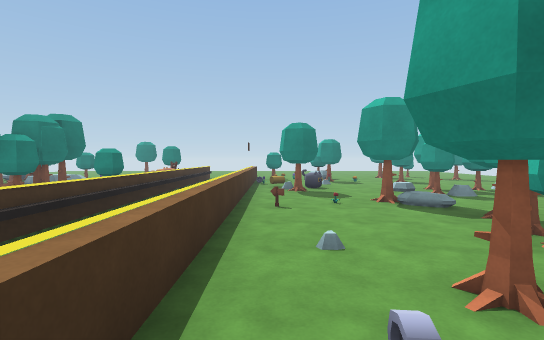
view 1 (above)

17 first-person views from a walk through a scene from a Unity 3-D project. The camera is 1.4 m above the floor, tilts 2° down and sees 85° across. The floor is counted in squares, 2 m on a side. Each view is taken from the middle of a square. On the plan, view 1 faces up. The plan holds only what a view shows up to about 10 squares ahead; the rest is blank. The place goes on beyond the plan. The player is left out. Some surface patterns are stand-ins.

view 2
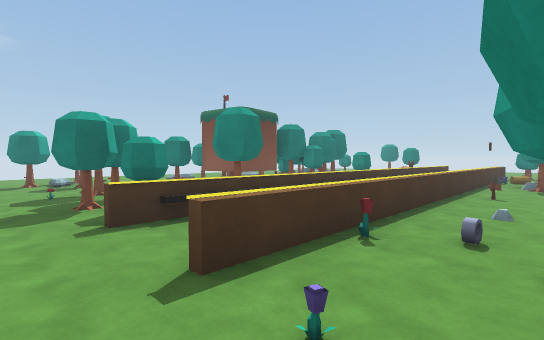

view 3
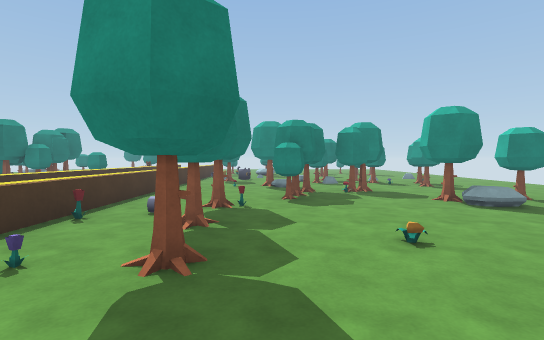

view 4
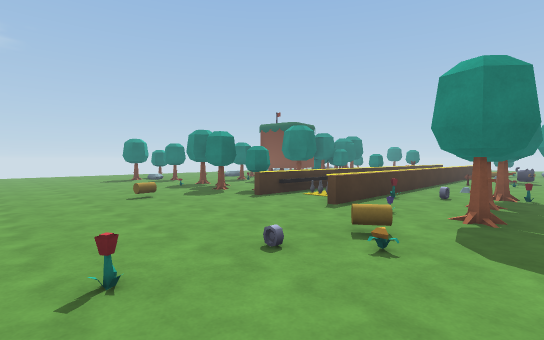

view 5
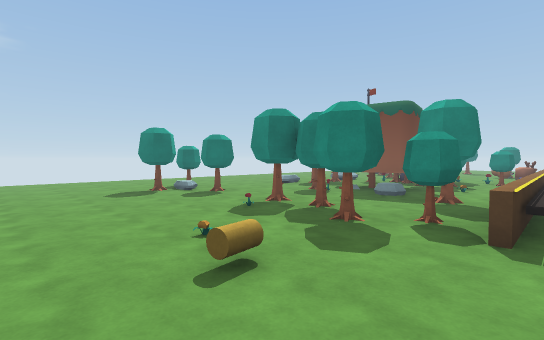

view 6
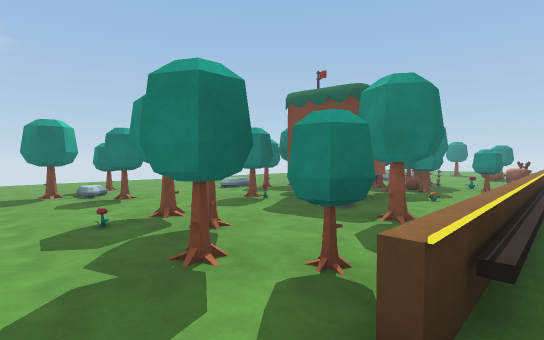

view 7
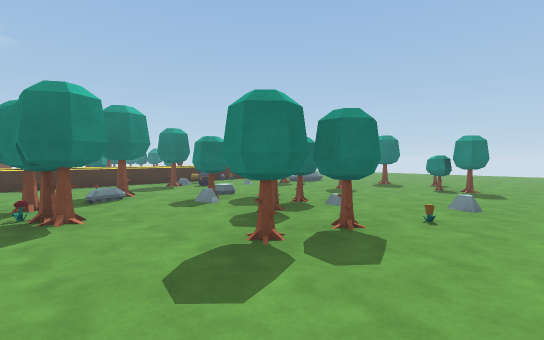

view 8
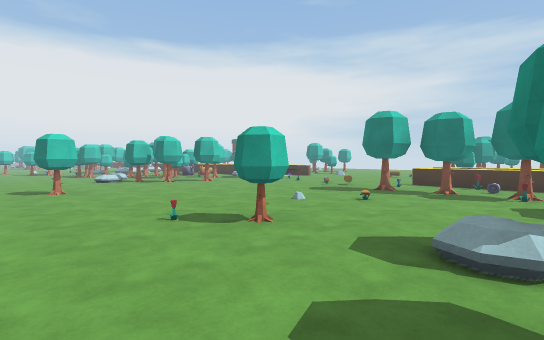

view 9
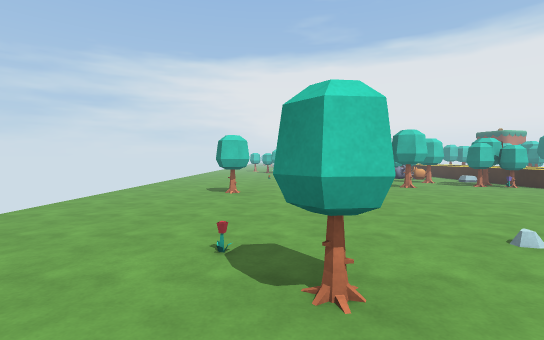

view 10
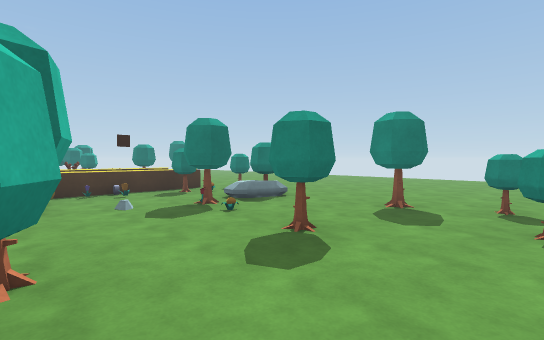

view 11
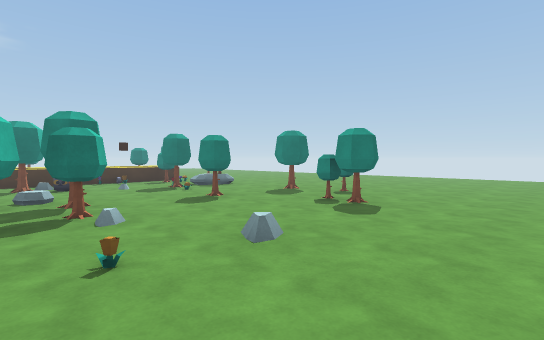

view 12
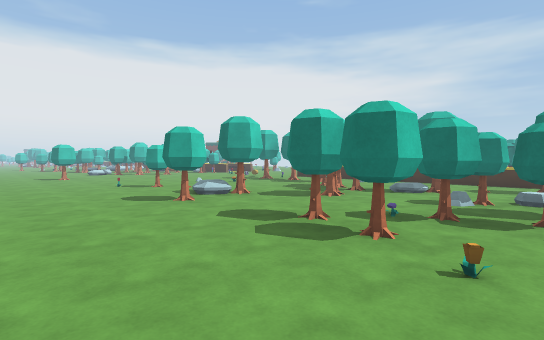

view 13
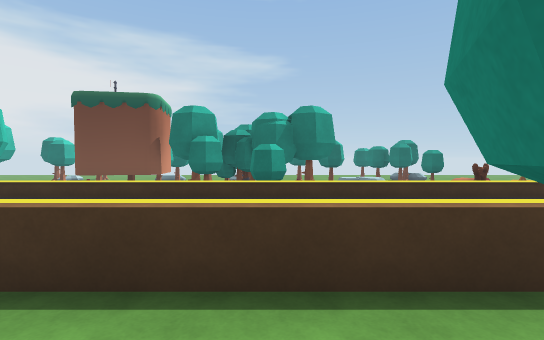

view 14
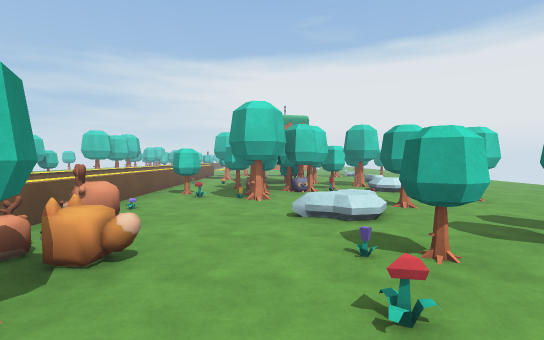

view 15
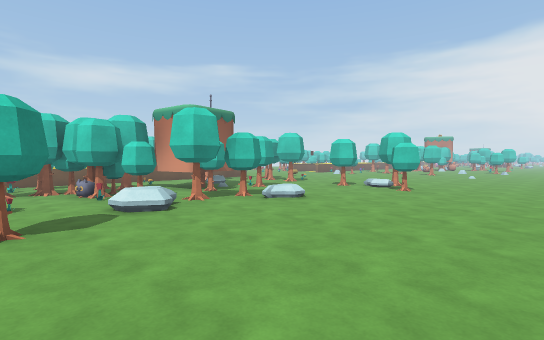

view 16
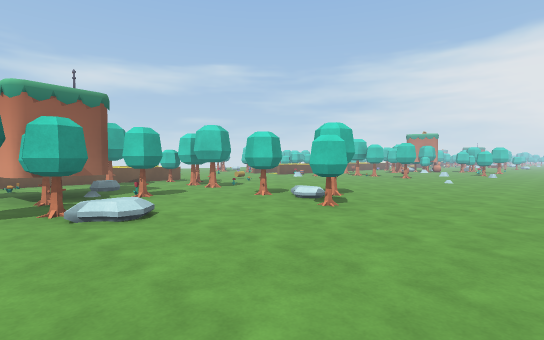

view 17
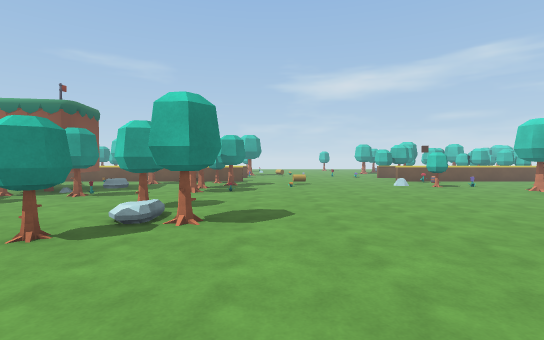

### Floor plan
Key: @ floor where view 1 was taken; # wall or solid block; x gap in a wall; . main floor; : floor 0.25 m higher than the main floor; + floor 0.5 m higher than the main floor; = window, fence, low wall or low ledge; ^ raised ledge; T thing the floor can be seen under or through; O other object.
Columns run from 12 left of view 1 to 9 right of it. Each row starts with its distance up from view 1.
 18                ..  ..
 17               ... ...
 16              ........
 15              .........
 14             ..........
 13             ..........
 12        .  ..#...#x#...
 11       O.#.==O.#...x...
 10     #.#.=x^=#O#.......
  9     #....=^=O..O#.....
  8    ..#+..O^=O......:..
  7 ....#O.#O.^=.#..TT.O..
  6 ......OOO.^=....TTT...
  5 .... .###.^=.OO..O#...
  4 .....###..^==..##.....
  3 ....#.#OOO^=..##O.....
  2 ......##.#^=.##..O#...
  1 .........#^=OxO.......
  0 ...##..#.#^=@#.O......
 -1 ...#...O#.==OO....#...
 -2 ........O.............
 -3 .............O........
 -4 ............O.........
 -5 ...................#..
 -6  .......#.= OO.# .....

Positions as (right, up) in squares from view 1, and headings:
1: (0, 0), facing up
2: (1, -2), facing up-left
3: (2, -3), facing up
4: (2, -5), facing up-left
5: (-2, -4), facing up-left
6: (-2, -2), facing up-left
7: (8, 3), facing up-left
8: (8, 2), facing down-left
9: (6, 1), facing down
10: (6, 7), facing up-left
11: (9, 6), facing up-left
12: (9, 7), facing down-left
13: (1, 6), facing left
14: (-5, 12), facing down
15: (-12, 7), facing down-right
16: (-12, 4), facing down-right
17: (-12, -2), facing right
